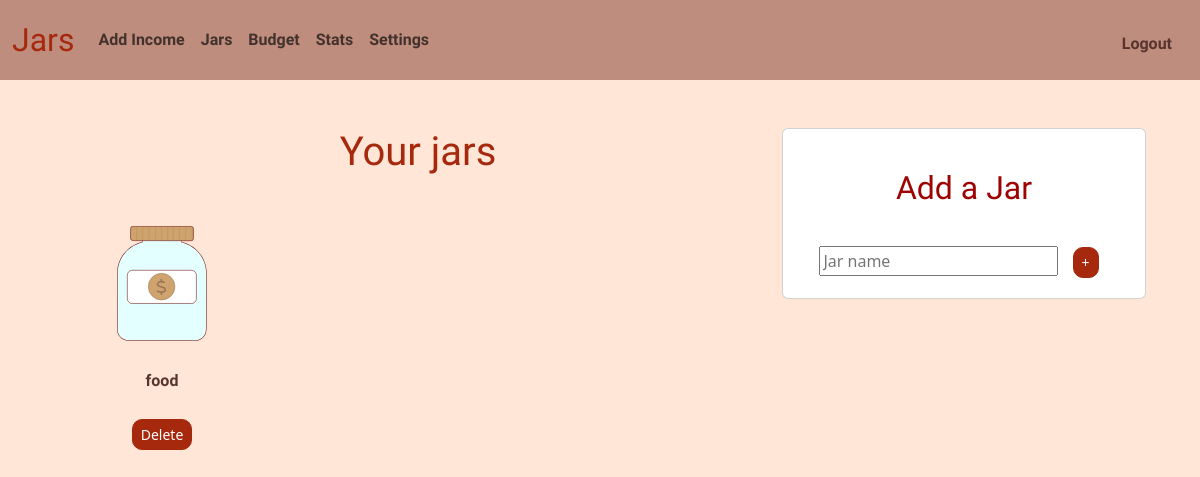
The app's page /jars (signed in), older data.
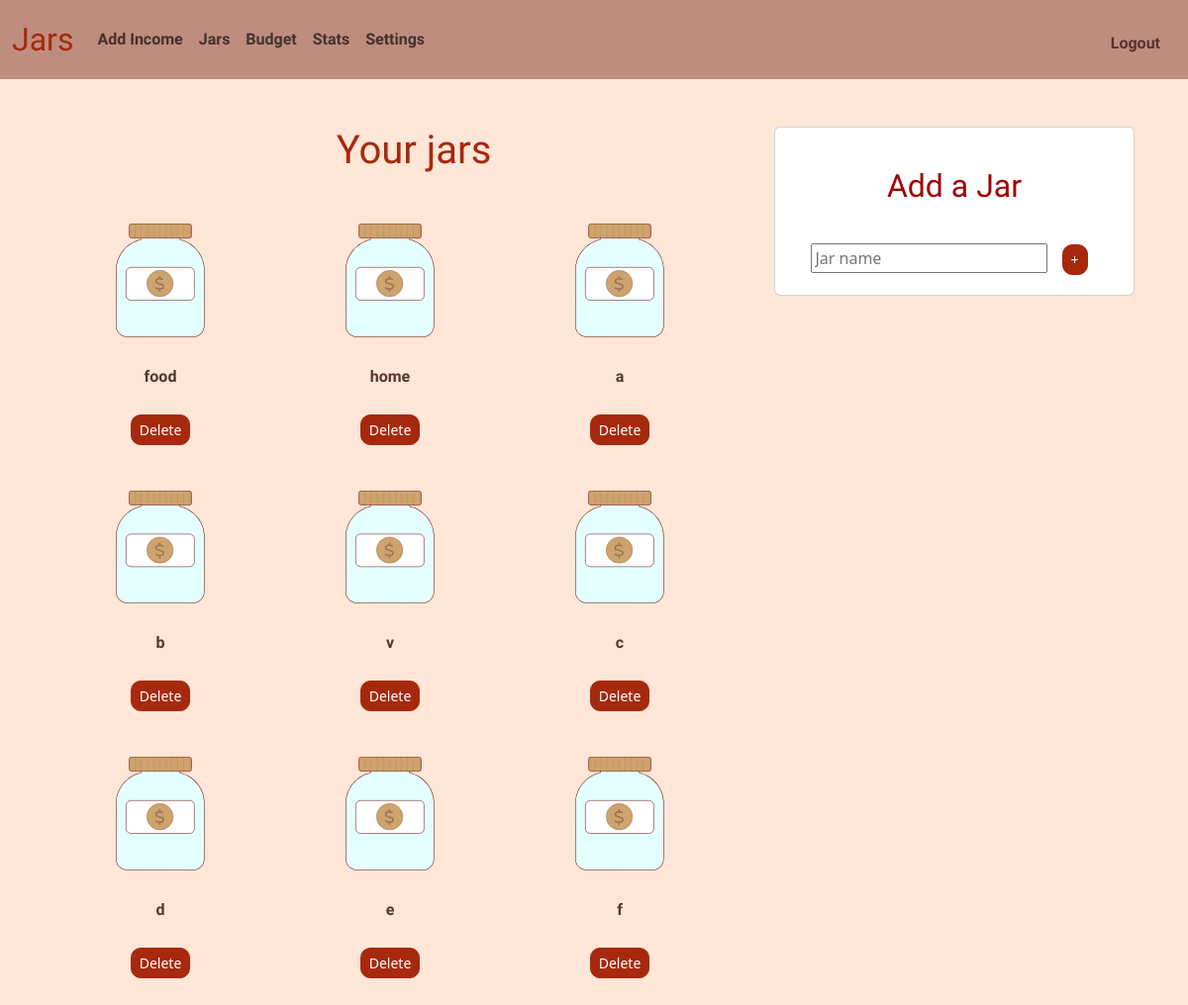
The same page, newer data.
### tables this page shows
CREATE TABLE jars(
    id INTEGER PRIMARY KEY AUTOINCREMENT NOT NULL,
    user_id INTEGER NOT NULL,
    jar_name TEXT NOT NULL, 
    FOREIGN KEY(user_id) REFERENCES users(id)
);

### app.py (the view)
@app.route("/jars", methods =  ["GET", "POST"])
@login_required
def jars():
    id = session["user_id"]
    jars = db.execute("SELECT * FROM jars WHERE user_id = ?", id)
    if request.method == "GET" or request.method == "POST":
        return render_template("jars.html", jars = jars)

### app.py (called while the page is built)
@app.after_request
def after_request(response):
    response.headers["Cache-Control"] = "no-cache, no-store, must-revalidate"
    response.headers["Expires"] = 0
    response.headers["Pragma"] = "no-cache"
    return response

### helpers.py (called while the page is built)
def login_required(f):
    @wraps(f)
    def decorated_function(*args, **kwargs):
        if session.get("user_id") is None:
            return redirect("/login")
        return f(*args, **kwargs)
    return decorated_function

### templates/jars.html (shortened to what this page needs)
{% extends "layout.html" %}
{% block main %}
    <div class = "container-fluid">
        <div class = "row g-0">
            <div class = "col-sm-6 col-md-8">
                <h1>Your jars</h1>
                <div class="d-flex flex-wrap gap-3">
                    {% for jar in jars %}
                        <div class="d-flex flex-column align-items-center">
                            <img src = "/static/jar-empty.svg" style = "max-width: 60%" name = "{{jar.jar_name}}" class = "jar_display">
                            <p class = "mt-2">{{jar.jar_name}}</p>
                            <form action ="/delete" method = "post">
                                <button type = "submit" class="btn btn-danger btn-sm">Delete</button>
                            </form>
                        </div>
                    {% endfor %}
                </div>
            </div>
            <div class="col-6 col-md-4">
                <div class = "card">
                    <h2 class="card-title">Add a Jar</h2>
                    <form action = "/add" method="post">
                        <input autocomplete="off" name = "name" placeholder = "Jar name" type = "text" maxlength="20">
                        <button type="submit" class="btn btn-primary btn-sm" name = "add">+</button>
                    </form>
                </div>
            </div>
        </div>
    </div>
{% endblock %}

### templates/layout.html (shortened to what this page needs)
<!DOCTYPE html>
<html lang = "en">
    <head>
        <link href="https://cdn.jsdelivr.net/npm/bootstrap@5.3.8/dist/css/bootstrap.min.css" rel="stylesheet">
        <link href="/static/styles.css" rel="stylesheet">
    </head>
    <body>
        <nav class="navbar navbar-expand-md navbar-light" style = "background-color:#bf8d7e;">
            <div class = "container-fluid">
                <a class="navbar-brand" href="/">Jars</a>
                <div class="collapse navbar-collapse" id="navbar">
                    {% if session["user_id"] %}
                        <ul class="navbar-nav mr-auto">
                            <li class = "nav-item">
                                <a class="nav-link" href="/income">Add Income</a>
                            </li>
                            <li class = "nav-item">
                                <a class="nav-link" href="/jars">Jars</a>
                            </li>
                                <li class = "nav-item">
                                <a class="nav-link" href="/budget">Budget</a>
                            </li>
                            <li class = "nav-item">
                                <a class="nav-link" href="/stats">Stats</a>
                            </li>
                            <li class = "nav-item">
                                <a class="nav-link" href="/settings">Settings</a>
                            </li>
                        </ul>
                        <ul class="navbar-nav ms-auto mt-2">
                            <li class ="nav-link">
                                <a class="nav-item nav-link" href="/logout">Logout</a>
                            </li>
                        </ul>
                    {% endif %}
                </div>
            </div>
        </nav>
        <main class="container py-5 text-center">
            {% block main %}{% endblock %}
        </main>
    </body>
</html>

### static/styles.css (style rules this page uses)
nav .navbar-brand { font-size: xx-large; font-family: "Concert One", sans-serif; font-weight: 400; font-style: normal; color :#a6290d; }
body { background-color: #ffe6d7; }
nav .nav-item { font-family: "Tuffy", sans-serif; font-weight: 700; font-style: normal; color: #57342d; }
p { font-family: "Tuffy", sans-serif; font-weight: 700; font-style: normal; color: #57342d; }
h1 { font-family: "Concert One", sans-serif; font-weight: 400; font-style: normal; color: #a6290d; margin-bottom: 30px; }
h2 { font-family: "Concert One", sans-serif; font-weight: 400; font-style: normal; color: #a6290d; padding: 20px; }
.btn-primary { background-color:#a6290d; border-color: #a6290d; margin: 10px; border-radius: 10px; }
.card { padding:10px; }
.card-title { color: #9e0303; padding: 10px; margin: 20px; }
.btn { background-color:#a6290d; border-color: #a6290d; margin: 10px; border-radius: 10px; }
img { padding: 20px; }

Row changes from the older to the newer data that the page shows:
added jars: jar_name "home"
added jars: jar_name "a"
added jars: jar_name "b"
added jars: jar_name "v"
added jars: jar_name "c"
added jars: jar_name "d"
added jars: jar_name "e"
added jars: jar_name "f"
